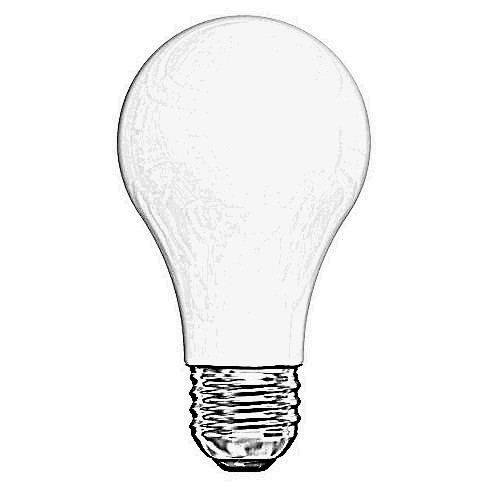
#> input picture knn/data/original.jpg, 488 x 488 px
$ python -i all_check.py   (imports and definitions only)   (older library calls are emulated)
#> lines starting #> are read from the running program, lines starting #| are printed output that depends on the picture; after the words box and inside, x2 and y2 are one past the last pixel; in counts of white or black regions, pixels touching at a corner belong together
import csv
import random
import math
import operator
import cv2
import numpy as np

def adj_canny(image, sigma=0.33):
	#compute the median of the single channel pixel intensities
	image = np.asarray(image)
	v = np.median(image)

	lower = int(max(0, (1.0 - sigma) * v))
	upper = int(min(255, (1.0 + sigma) * v))
	edged = cv2.Canny(image, lower, upper)

	# return the edged image
	return edged

def contours(image):
#> called with image = 'data/original.jpg'
        im = cv2.imread(image)
#> im is the input picture: shape (488, 488, 3); min 0, max 255, mean 245.2
        imgray = cv2.cvtColor(im, cv2.COLOR_BGR2GRAY)
        thresh1 = adj_canny(imgray)
#> in adj_canny, `v = np.median(image)`: v = 255
#> in adj_canny, `lower = int(max(0, (1.0 - sigma) * v))`: lower = 170
#> in adj_canny, `upper = int(min(255, (1.0 + sigma) * v))`: upper = 255
#> in adj_canny, `edged = cv2.Canny(image, lower, upper)`:
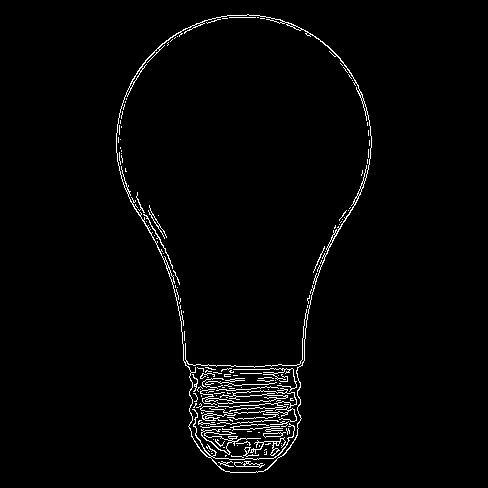
#> edged: shape (488, 488); 2.2% white in thin lines or dots, all inside (x1, y1, x2, y2) = (116, 14, 372, 473)
        ret, thresh = cv2.threshold(imgray, 127, 255, 0)
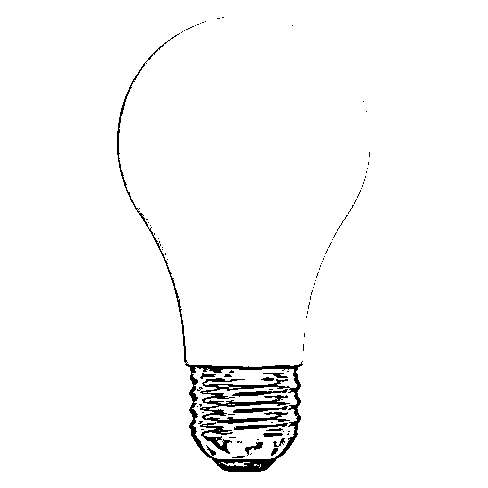
#> thresh: shape (488, 488); 97.7% white; 88 black regions (75 under 20 px)
        #find contours
        _,contours, hierarchy = cv2.findContours(thresh1, cv2.RETR_TREE, cv2.CHAIN_APPROX_SIMPLE)
#> contours = 211 contours, 192 with area under 20; largest, box (x1, y1, x2, y2) and area: (116, 14, 372, 473) 75533, (116, 14, 372, 473) 74914, (250, 437, 286, 456) 70, (263, 432, 286, 438) 58, (263, 432, 283, 438) 56
        #draw contours
        #cnt = contours[4]
        cv2.drawContours(im, contours, -1, (0,255,0), 3)
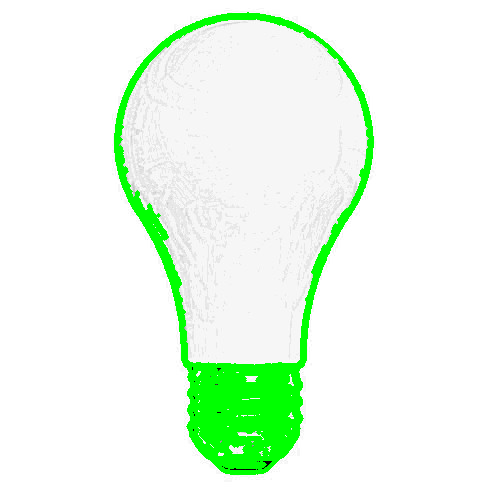
#> im: shape (488, 488, 3); 7.39% of pixels changed, all inside (x1, y1, x2, y2) = (114, 12, 374, 475)
        #cv2.imshow('image', im)
        op = np.mean(im)
#> op = 239.3
        return op


# [53 lines left out: functions insertcsv, loadDataset, loadTestset, euclideanDistance, getNeighbors, getResponse, not called in this run]

>>> result = contours('data/original.jpg')
#> result = 239.3
